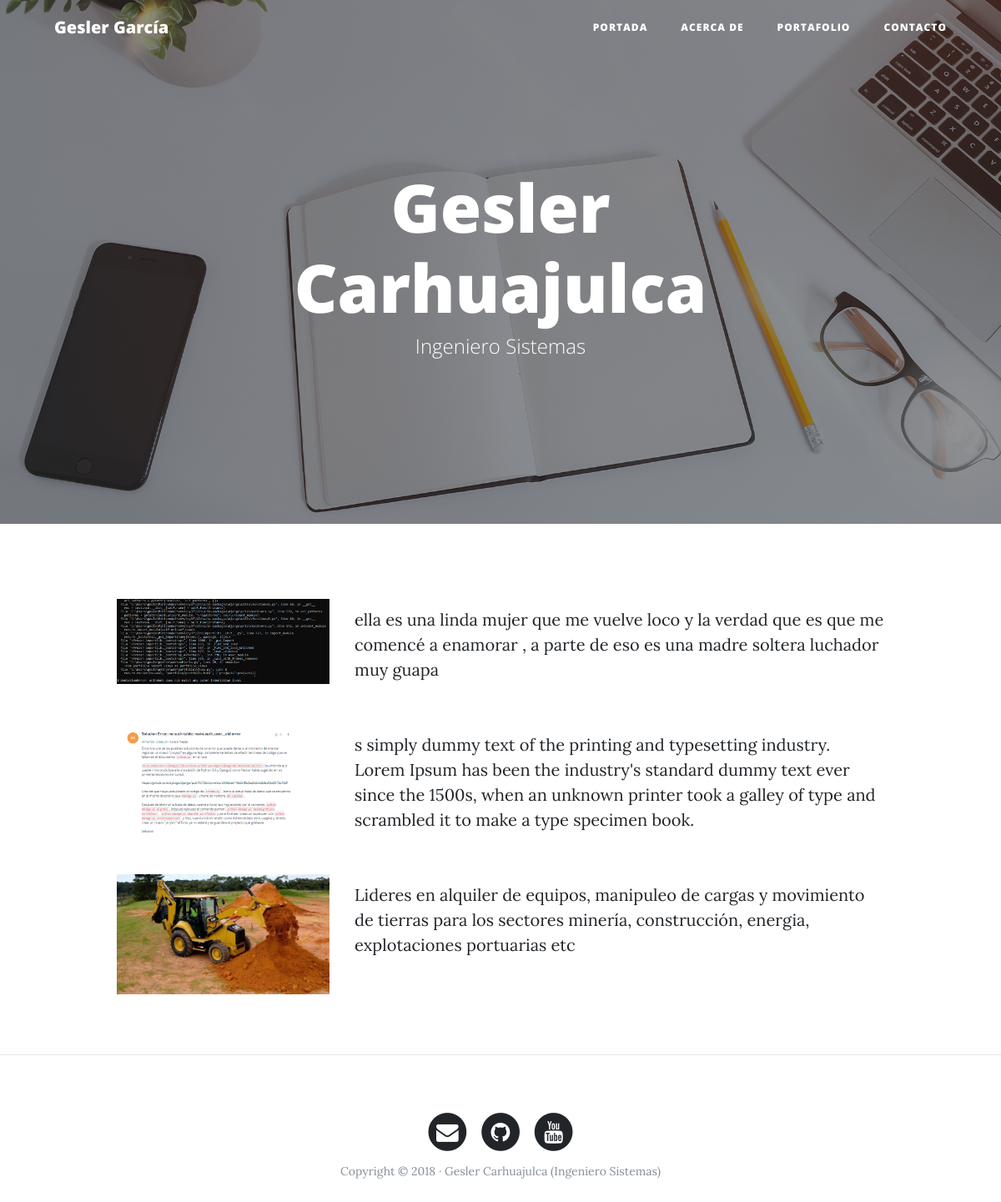
The page /portfolio/ on the database its author committed.
### portfolio/models.py (models this page shows, shortened)
class Project(models.Model):
    title = models.CharField(max_length=200, verbose_name = "Titulo")
    description = models.TextField(verbose_name = "Descripción")
    image = models.ImageField(verbose_name = "Imagen", upload_to = "projects")
    link = models.URLField(verbose_name = 'Dirección Web', null=True, blank=True)
    created = models.DateTimeField(auto_now_add=True, verbose_name = "Fecha de creación")
    updated = models.DateTimeField(auto_now=True, verbose_name = "Fecha de edición")
    class Meta:
    	verbose_name = "proyecto"
    	verbose_name_plural = "proyectos"
    	ordering = ["-created"]

### portfolio/views.py (the view)
# urls.py: path('portfolio/', portfolio_views.portfolio, name='portfolio'),
def portfolio(request):
	projects = Project.objects.all()
	return render(request, "portfolio/portfolio.html", {'projects': projects})

### portfolio/templates/portfolio/portfolio.html (shortened to what this page needs)
{% extends "core/base.html" %}
{% block imagen %}{% load static %}{% static 'core/img/portfolio-bg.jpg' %}{% endblock %}
{% block header %}
<h1>Gesler Carhuajulca</h1>
<span class="subheading">Ingeniero Sistemas</span>
{% endblock %}
{% block content %}
    {% for project in projects %}
	      <div class="row project">
	      	  <div class="col-lg-3 col-md-4 offset-lg-1">
			      <img class="img-fluid" src="{{project.image.url}}" alt="">
	      	  </div>
	          <div class="col-lg-7 col-md-8">
	          <p>{{project.description}}</p>
	      	  </div>
	      </div>
    {% endfor %}
{% endblock  %}

### core/templates/core/base.html (shortened to what this page needs)
<!DOCTYPE html>
<html lang="es">
  <head>
     {% load static %}
    <link href="{% static 'core/vendor/bootstrap/css/bootstrap.min.css' %}" rel="stylesheet">
    <link href="{% static 'core/vendor/font-awesome/css/font-awesome.min.css' %}" rel="stylesheet" type="text/css">
    <link href="{% static 'core/css/clean-blog.min.css' %}" rel="stylesheet">
  </head>
  <body>
    <nav class="navbar navbar-expand-lg navbar-light fixed-top" id="mainNav">
      <div class="container">
        <a class="navbar-brand" href="{% url 'home'%}">Gesler García</a>
        <div class="collapse navbar-collapse" id="navbarResponsive">
          <ul class="navbar-nav ml-auto">
            <li class="nav-item">
              <a class="nav-link" href="{% url 'home' %}">Portada</a>
            </li>
             <li class="nav-item">
              <a class="nav-link" href="{% url 'about' %}">Acerca de</a>
            </li>
            <li class="nav-item">
              <a class="nav-link" href="{% url 'portfolio' %}">Portafolio</a>
            </li>
               <li class="nav-item">
              <a class="nav-link" href="{% url 'contact' %}">Contacto</a>
            </li>
          </ul>
        </div>
      </div>
    </nav>
    <header class="masthead" style="background-image: url('{% block imagen %}{% endblock %}')">
      <div class="overlay"></div>
      <div class="container">
        <div class="row">
          <div class="col-lg-8 col-md-10 mx-auto">
            <div class="site-heading">
             {% block header %}{% endblock %}
            </div>
          </div>
        </div>
      </div>
    </header>
      <div class="container">
        {% block content %}{% endblock %}
      </div>
    {% if request.path != "/" %}<hr>{% endif %}
    <footer>
      <div class="container">
        <div class="row">
          <div class="col-lg-8 col-md-10 mx-auto">
            <ul class="list-inline text-center">
              <li class="list-inline-item">
                <a href="#">
                  <span class="fa-stack fa-lg">
                    <i class="fa fa-circle fa-stack-2x"></i>
                    <i class="fa fa-envelope fa-stack-1x fa-inverse"></i>
                  </span>
                </a>
              </li>
              <li class="list-inline-item">
                <a href="#">
                  <span class="fa-stack fa-lg">
                    <i class="fa fa-circle fa-stack-2x"></i>
                    <i class="fa fa-github fa-stack-1x fa-inverse"></i>
                  </span>
                </a>
              </li>
              <li class="list-inline-item">
                <a href="#">
                  <span class="fa-stack fa-lg">
                    <i class="fa fa-circle fa-stack-2x"></i>
                    <i class="fa fa-youtube fa-stack-1x fa-inverse"></i>
                  </span>
                </a>
              </li>
            </ul>
            <p class="copyright text-muted">Copyright &copy; 2018 · Gesler Carhuajulca (Ingeniero Sistemas) </p>
          </div>
        </div>
      </div>
    </footer>
  </body>
</html>

### rows shown on the page
Project: image (picture), description "ella es una linda mujer que me vuelve loco y la verdad que es que me comencé a enamorar , a parte de eso es una madre soltera luchador muy guapa"
Project: image (picture), description "s simply dummy text of the printing and typesetting industry. Lorem Ipsum has been the industry's standard dummy text ever since the 1500s, when an unknown printer took a galley of type and scrambled it to make a type specimen book."
Project: image (picture), description "Lideres en alquiler de equipos, manipuleo de cargas y movimiento de tierras para los sectores minería, construcción, energia, explotaciones portuarias etc"
